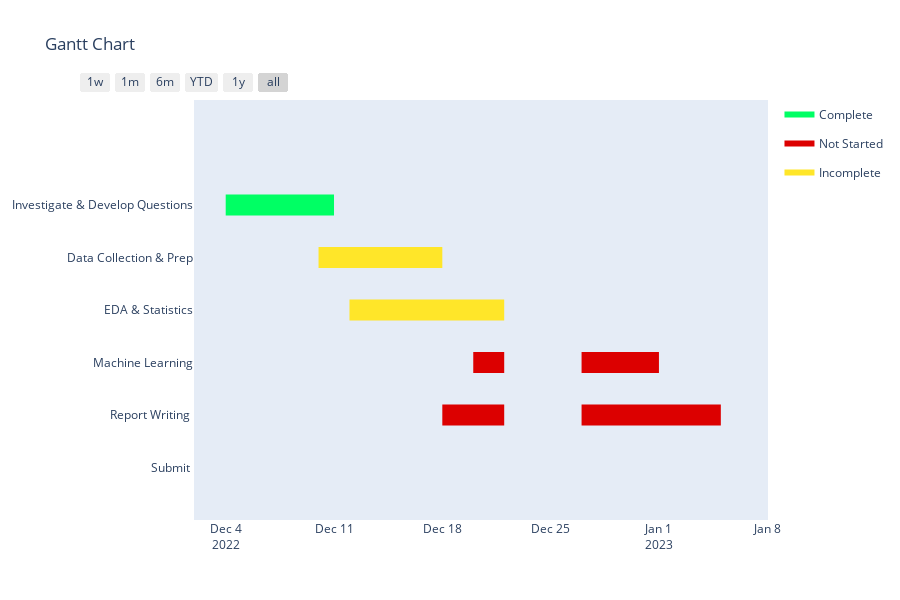

The notebook cell saved with this chart:
### Markdown cell above
## Section 1.0
# Creating Gantt chart for my project

### Code cell
# import libraries for the chart
import plotly.express as px
import pandas as pd
import plotly.figure_factory as ff
df = pd.DataFrame([
    dict(Task="Investigate & Develop Questions", Start='2022-12-04', Finish='2022-12-11', Resource='Complete'),
    dict(Task="Data Collection & Prep", Start='2022-12-10', Finish='2022-12-18',  Resource='Incomplete'),
    dict(Task="EDA & Statistics", Start='2022-12-12', Finish='2022-12-22',  Resource='Incomplete'),
    dict(Task="Machine Learning", Start='2022-12-20', Finish='2022-12-22',  Resource='Not Started'),
    dict(Task="Machine Learning", Start='2022-12-27', Finish='2023-01-01',  Resource='Not Started'),
    dict(Task="Report Writing ", Start='2022-12-18', Finish='2022-12-22',  Resource='Not Started'),
    dict(Task="Report Writing ", Start='2022-12-27', Finish='2023-01-05',  Resource='Not Started'),
    dict(Task="Submit ", Start='2023-01-06', Finish='2023-01-06',  Resource='Not Started')
])

colors = {'Not Started': 'rgb(220, 0, 0)',
          'Incomplete': (1, 0.9, 0.16),
          'Complete': 'rgb(0, 255, 100)'}

fig = ff.create_gantt(df, colors=colors, index_col='Resource', show_colorbar=True,
                      group_tasks=True)
fig.show();

### Figure 1 — Plotly figure (JSON) as saved in the notebook; plotly's stock layout.template omitted (floating-point values rounded to 4 significant figures)
{"data": [{"fill": "toself", "fillcolor": "rgb(0, 255, 100)", "hoverinfo": "name", "legendgroup": "rgb(0, 255, 100)", "mode": "none", "name": "Complete", "type": "scatter", "x": ["2022-12-04", "2022-12-11", "2022-12-11", "2022-12-04"], "y": [4.8, 4.8, 5.2, 5.2]}, {"fill": "toself", "fillcolor": "rgb(220, 0, 0)", "hoverinfo": "name", "legendgroup": "rgb(220, 0, 0)", "mode": "none", "name": "Not Started", "type": "scatter", "x": ["2022-12-20", "2022-12-22", "2022-12-22", "2022-12-20", "2022-12-20", "2022-12-27", "2023-01-01", "2023-01-01", "2022-12-27", "2022-12-27", "2022-12-18", "2022-12-22", "2022-12-22", "2022-12-18", "2022-12-18", "2022-12-27", "2023-01-05", "2023-01-05", "2022-12-27", "2022-12-27", "2023-01-06", "2023-01-06", "2023-01-06", "2023-01-06"], "y": [1.8, 1.8, 2.2, 2.2, null, 1.8, 1.8, 2.2, 2.2, null, 0.8, 0.8, 1.2, 1.2, null, 0.8, 0.8, 1.2, 1.2, null, -0.2, -0.2, 0.2, 0.2]}, {"fill": "toself", "fillcolor": "rgb(255, 230, 41)", "hoverinfo": "name", "legendgroup": "rgb(255, 230, 41)", "mode": "none", "name": "Incomplete", "type": "scatter", "x": ["2022-12-10", "2022-12-18", "2022-12-18", "2022-12-10", "2022-12-10", "2022-12-12", "2022-12-22", "2022-12-22", "2022-12-12"], "y": [3.8, 3.8, 4.2, 4.2, null, 2.8, 2.8, 3.2, 3.2]}, {"legendgroup": "rgb(0, 255, 100)", "marker": {"color": "rgb(0, 255, 100)", "opacity": 0, "size": 1}, "mode": "markers", "name": "", "showlegend": false, "text": [null, null], "type": "scatter", "x": ["2022-12-04", "2022-12-11"], "y": [5, 5]}, {"legendgroup": "rgb(220, 0, 0)", "marker": {"color": "rgb(220, 0, 0)", "opacity": 0, "size": 1}, "mode": "markers", "name": "", "showlegend": false, "text": [null, null, null, null, null, null, null, null, null, null], "type": "scatter", "x": ["2022-12-20", "2022-12-22", "2022-12-27", "2023-01-01", "2022-12-18", "2022-12-22", "2022-12-27", "2023-01-05", "2023-01-06", "2023-01-06"], "y": [2, 2, 2, 2, 1, 1, 1, 1, 0, 0]}, {"legendgroup": "rgb(255, 230, 41)", "marker": {"color": "rgb(255, 230, 41)", "opacity": 0, "size": 1}, "mode": "markers", "name": "", "showlegend": false, "text": [null, null, null, null], "type": "scatter", "x": ["2022-12-10", "2022-12-18", "2022-12-12", "2022-12-22"], "y": [4, 4, 3, 3]}], "layout": {"height": 600, "hovermode": "closest", "showlegend": true, "title": {"text": "Gantt Chart"}, "xaxis": {"rangeselector": {"buttons": [{"count": 7, "label": "1w", "step": "day", "stepmode": "backward"}, {"count": 1, "label": "1m", "step": "month", "stepmode": "backward"}, {"count": 6, "label": "6m", "step": "month", "stepmode": "backward"}, {"count": 1, "label": "YTD", "step": "year", "stepmode": "todate"}, {"count": 1, "label": "1y", "step": "year", "stepmode": "backward"}, {"step": "all"}]}, "showgrid": false, "type": "date", "zeroline": false}, "yaxis": {"autorange": false, "range": [-1, 7], "showgrid": false, "ticktext": ["Submit ", "Report Writing ", "Machine Learning", "EDA & Statistics", "Data Collection & Prep", "Investigate & Develop Questions"], "tickvals": [0, 1, 2, 3, 4, 5], "zeroline": false}}}
